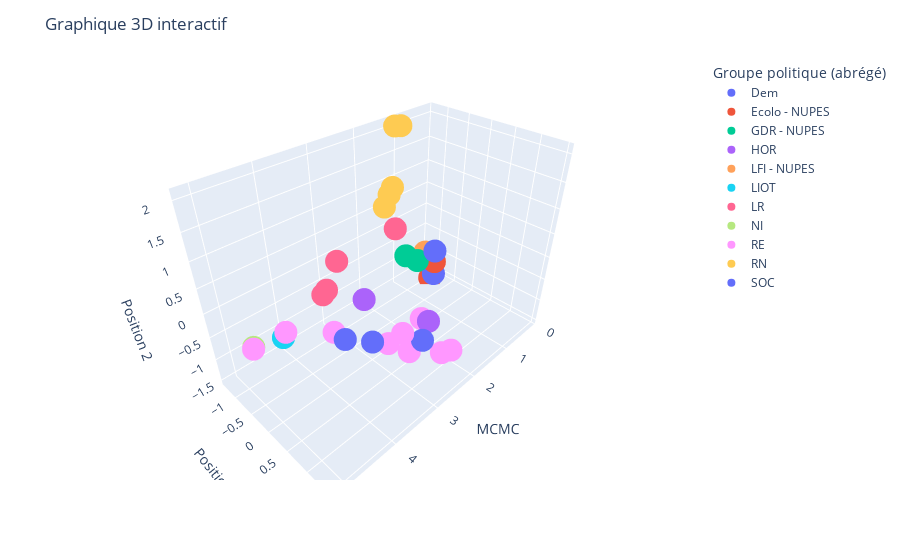

The notebook cell saved with this chart:
### Code cell
# Créer une figure 3D
fig = px.scatter_3d(merged_df, x='MCMC', y='Position 1', z='Position 2', color='Groupe politique (abrégé)')

# Ajouter un titre et des étiquettes d'axe
fig.update_layout(title="Graphique 3D interactif",
                  scene=dict(xaxis_title='MCMC', yaxis_title='Position 1', zaxis_title='Position 2'))

# Afficher le graphique interactif
fig.show()

### Figure 1 — Plotly figure (JSON) as saved in the notebook; plotly's stock layout.template omitted (floating-point values rounded to 4 significant figures)
{"data": [{"hovertemplate": "Groupe politique (abrégé)=Dem<br>MCMC=%{x}<br>Position 1=%{y}<br>Position 2=%{z}<extra></extra>", "legendgroup": "Dem", "marker": {"color": "#636efa", "symbol": "circle"}, "mode": "markers", "name": "Dem", "scene": "scene", "showlegend": true, "type": "scatter3d", "x": [4.19, 3.132, 3.868], "y": [0.7341, 1.287, 0.9601], "z": [0.1746, -0.1762, 0.06097]}, {"hovertemplate": "Groupe politique (abrégé)=Ecolo - NUPES<br>MCMC=%{x}<br>Position 1=%{y}<br>Position 2=%{z}<extra></extra>", "legendgroup": "Ecolo - NUPES", "marker": {"color": "#EF553B", "symbol": "circle"}, "mode": "markers", "name": "Ecolo - NUPES", "scene": "scene", "showlegend": true, "type": "scatter3d", "x": [0.4148, 0.4266], "y": [-0.7707, -0.8654], "z": [-1.021, -1.496]}, {"hovertemplate": "Groupe politique (abrégé)=GDR - NUPES<br>MCMC=%{x}<br>Position 1=%{y}<br>Position 2=%{z}<extra></extra>", "legendgroup": "GDR - NUPES", "marker": {"color": "#00cc96", "symbol": "circle"}, "mode": "markers", "name": "GDR - NUPES", "scene": "scene", "showlegend": true, "type": "scatter3d", "x": [1.02, 1.24], "y": [-0.734, -0.8535], "z": [-0.6837, -0.5197]}, {"hovertemplate": "Groupe politique (abrégé)=HOR<br>MCMC=%{x}<br>Position 1=%{y}<br>Position 2=%{z}<extra></extra>", "legendgroup": "HOR", "marker": {"color": "#ab63fa", "symbol": "circle"}, "mode": "markers", "name": "HOR", "scene": "scene", "showlegend": true, "type": "scatter3d", "x": [2.887, 3.463], "y": [1.182, 0.3479], "z": [-0.007781, 0.2782]}, {"hovertemplate": "Groupe politique (abrégé)=LFI - NUPES<br>MCMC=%{x}<br>Position 1=%{y}<br>Position 2=%{z}<extra></extra>", "legendgroup": "LFI - NUPES", "marker": {"color": "#FFA15A", "symbol": "circle"}, "mode": "markers", "name": "LFI - NUPES", "scene": "scene", "showlegend": true, "type": "scatter3d", "x": [0.2536, 0.1734, 0.1441, 0.1619], "y": [-1.184, -1.189, -1.321, -1.335], "z": [-1.039, -1.337, -1.459, -1.336]}, {"hovertemplate": "Groupe politique (abrégé)=LIOT<br>MCMC=%{x}<br>Position 1=%{y}<br>Position 2=%{z}<extra></extra>", "legendgroup": "LIOT", "marker": {"color": "#19d3f3", "symbol": "circle"}, "mode": "markers", "name": "LIOT", "scene": "scene", "showlegend": true, "type": "scatter3d", "x": [4.651], "y": [-0.1809], "z": [-0.08714]}, {"hovertemplate": "Groupe politique (abrégé)=LR<br>MCMC=%{x}<br>Position 1=%{y}<br>Position 2=%{z}<extra></extra>", "legendgroup": "LR", "marker": {"color": "#FF6692", "symbol": "circle"}, "mode": "markers", "name": "LR", "scene": "scene", "showlegend": true, "type": "scatter3d", "x": [3.96, 3.573, 4.136, 2.569], "y": [0.07463, -0.1292, 0.2193, 0.1387], "z": [0.5825, 0.8176, 0.6727, 1.085]}, {"hovertemplate": "Groupe politique (abrégé)=NI<br>MCMC=%{x}<br>Position 1=%{y}<br>Position 2=%{z}<extra></extra>", "legendgroup": "NI", "marker": {"color": "#B6E880", "symbol": "circle"}, "mode": "markers", "name": "NI", "scene": "scene", "showlegend": true, "type": "scatter3d", "x": [5.102], "y": [-0.281], "z": [-0.05027]}, {"hovertemplate": "Groupe politique (abrégé)=RE<br>MCMC=%{x}<br>Position 1=%{y}<br>Position 2=%{z}<extra></extra>", "legendgroup": "RE", "marker": {"color": "#FF97FF", "symbol": "circle"}, "mode": "markers", "name": "RE", "scene": "scene", "showlegend": true, "type": "scatter3d", "x": [2.604, 3.191, 3.687, 2.946, 4.164, 4.802, 5.118, 3.398, 2.908], "y": [1.454, 1.076, 1.103, 1.084, 0.4484, 0.1803, -0.2638, 1.118, 1.495], "z": [-0.6313, -0.521, 0.004316, 0.02587, 0.1119, 0.3505, -0.06439, 0.02843, -0.4485]}, {"hovertemplate": "Groupe politique (abrégé)=RN<br>MCMC=%{x}<br>Position 1=%{y}<br>Position 2=%{z}<extra></extra>", "legendgroup": "RN", "marker": {"color": "#FECB52", "symbol": "circle"}, "mode": "markers", "name": "RN", "scene": "scene", "showlegend": true, "type": "scatter3d", "x": [1.861, 1.163, 1.115, 1.662, 1.504], "y": [-0.8311, -1.267, -1.16, -0.909, -0.981], "z": [0.8365, 2.044, 2.064, 0.9837, 1.051]}, {"hovertemplate": "Groupe politique (abrégé)=SOC<br>MCMC=%{x}<br>Position 1=%{y}<br>Position 2=%{z}<extra></extra>", "legendgroup": "SOC", "marker": {"color": "#636efa", "symbol": "circle"}, "mode": "markers", "name": "SOC", "scene": "scene", "showlegend": true, "type": "scatter3d", "x": [0.3836, 0.6877], "y": [-0.8025, -0.5526], "z": [-1.37, -0.5201]}], "layout": {"legend": {"title": {"text": "Groupe politique (abrégé)"}, "tracegroupgap": 0}, "margin": {"t": 60}, "scene": {"domain": {"x": [0, 1], "y": [0, 1]}, "xaxis": {"title": {"text": "MCMC"}}, "yaxis": {"title": {"text": "Position 1"}}, "zaxis": {"title": {"text": "Position 2"}}}, "title": {"text": "Graphique 3D interactif"}}}
